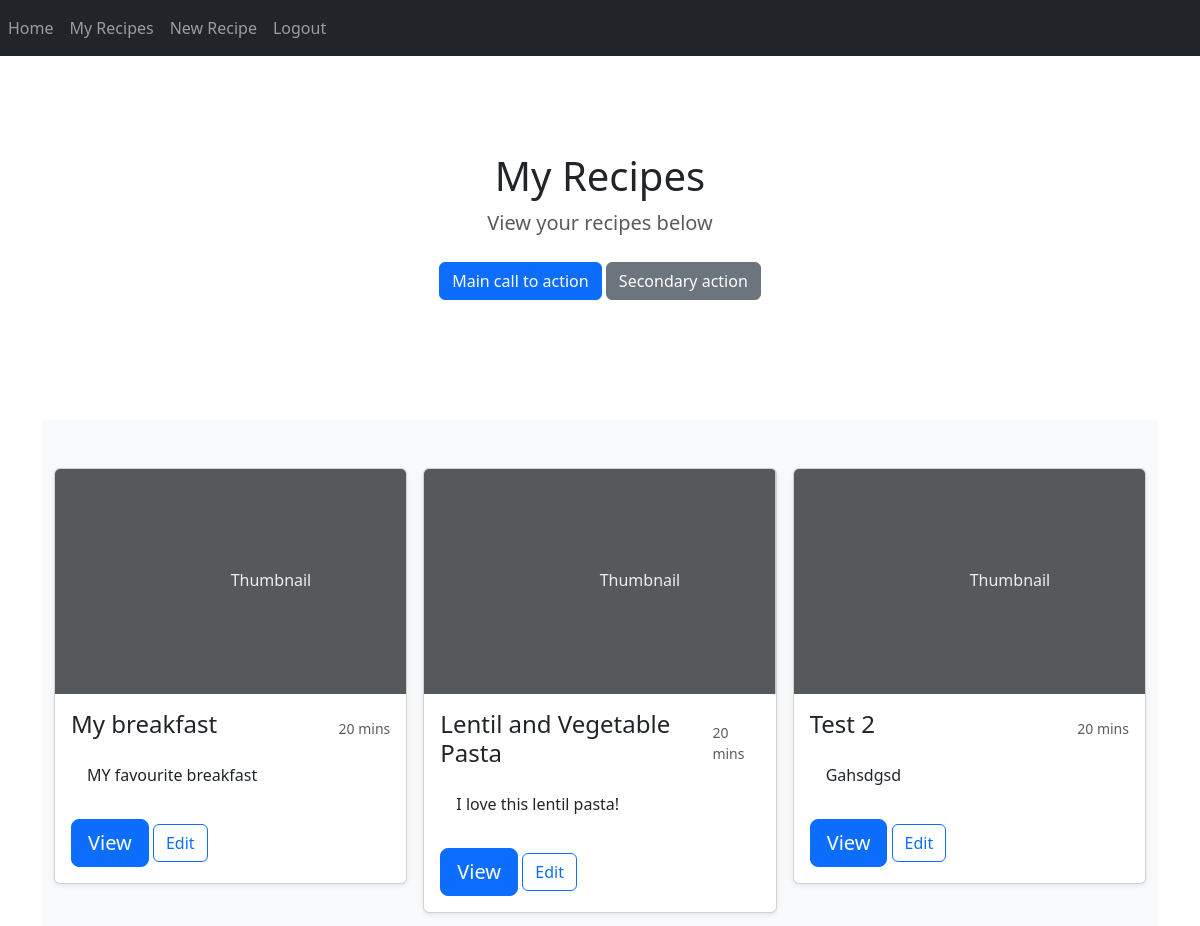
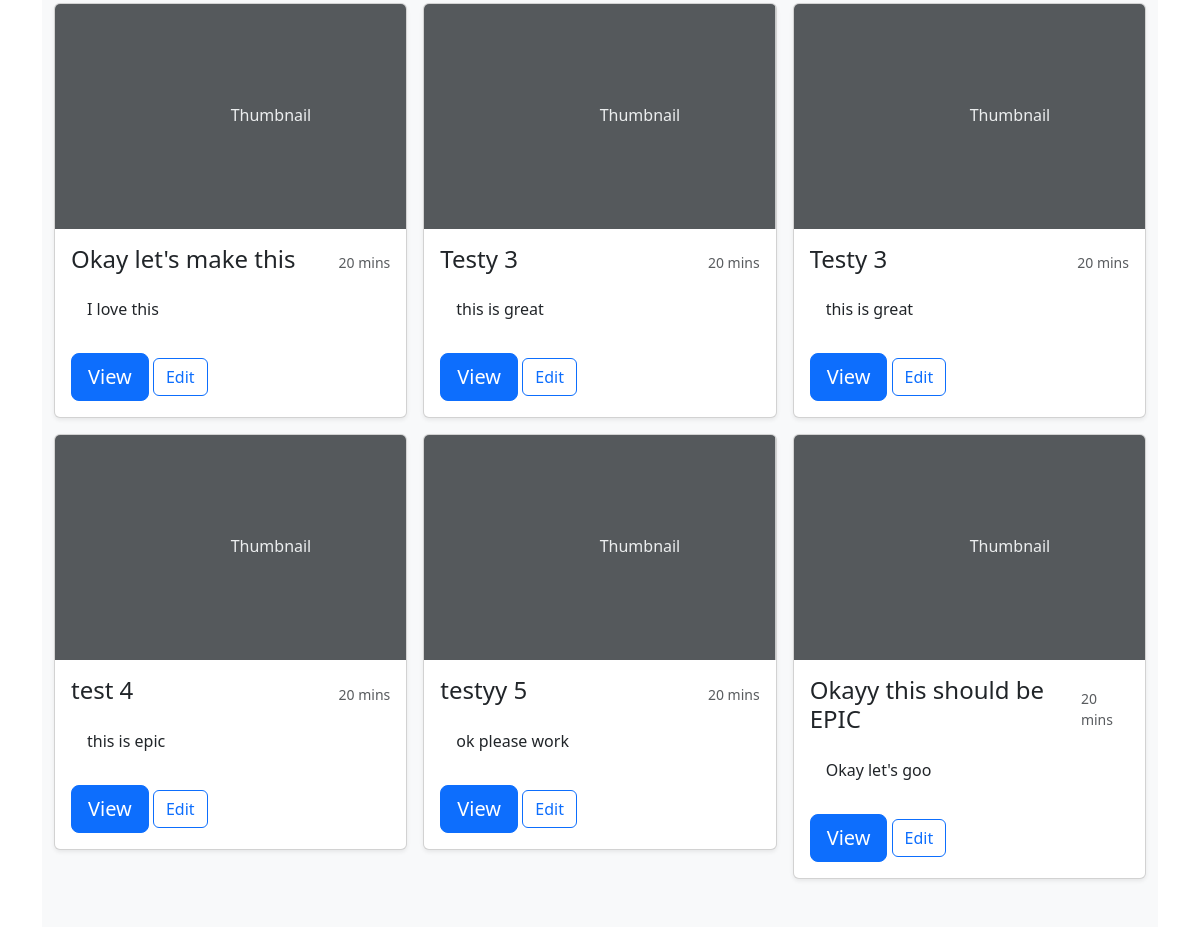
Page /my-recipes (signed in) on the committed database (2 pictures, top to bottom).
### website/models.py (models this page shows)
class Recipe(db.Model):  # type: ignore
    id = db.Column(db.Integer, primary_key=True)
    name = db.Column(db.String(64))
    formatted_name = db.Column(db.String(64))  # For html and URLs
    description = db.Column(db.String(1000))
    vegetarian = db.Column(db.Boolean)  # Dietary requirements
    vegan = db.Column(db.Boolean)
    pescatarian = db.Column(db.Boolean)
    user_id = db.Column(db.Integer, db.ForeignKey('user.id'))  # Which user created the recipe

### website/views.py (the view, shortened to what this page needs)
@views.route('/my-recipes', methods=['GET', 'POST'])
@login_required
def myRecipesPage():
    return render_template(
            "my-recipes.html",  # If you click on an 'open recipe' button in my-recipes.html it sends you to /my-recipes/<recipe_name>
            user=current_user,
            my_recipes=db.session.query(Recipe).filter(Recipe.user_id == current_user.id))

### website/templates/my-recipes.html (shortened to what this page needs)
{% extends "base.html" %} {% block title %}Home{% endblock %}
{% block content %}
<main>
    <section class="py-5 text-center container">
      <div class="row py-lg-5">
        <div class="col-lg-6 col-md-8 mx-auto">
          <h1 class="fw-light">My Recipes</h1>
          <p class="lead text-muted">View your recipes below</p>
          <p>
            <a href="#" class="btn btn-primary my-2">Main call to action</a>
            <a href="#" class="btn btn-secondary my-2">Secondary action</a>
          </p>
        </div>
      </div>
    </section>
    <div class="album py-5 bg-light">
      <div class="container">
            <div class="row row-cols-1 row-cols-sm-2 row-cols-md-3 g-3">
            {% for recipe in my_recipes %}
                <div class="col">
                    <div class="card shadow-sm">
                    <svg class="bd-placeholder-img card-img-top" width="100%" height="225" xmlns="http://www.w3.org/2000/svg" role="img" aria-label="Placeholder: Thumbnail" preserveAspectRatio="xMidYMid slice" focusable="false"><title>Placeholder</title><rect width="100%" height="100%" fill="#55595c"/><text x="50%" y="50%" fill="#eceeef" dy=".3em">Thumbnail</text></svg>
                    <div class="card-body">
                        <div class="d-flex justify-content-between align-items-center">
                            <h4 class="card-title">{{recipe.name}}</h4>
                            <small class="text-muted">20 mins</small>
                        </div>
                        <p class="card-body">{{recipe.description}}</p>
                        <div class="btn-group">
                          <form method="POST">
                            <button type="submit" name="view-or-edit" value="view" class="btn btn-lg btn-primary">View</button>
                            <button type="submit" name="view-or-edit" value="edit" class="btn btn-outline-primary">Edit</button>
                          </form>
                        </div>
                    </div>
                    </div>
                </div>
            {% endfor %}
        </div>
      </div>
    </div>
  </main>
{% endblock %}

### website/templates/base.html (shortened to what this page needs)
<!DOCTYPE html>
<html lang="en">
    <head>
        <link
            rel="stylesheet"
            href="https://stackpath.bootstrapcdn.com/font-awesome/4.7.0/css/font-awesome.min.css"
        />
        <link
            href="https://cdn.jsdelivr.net/npm/bootstrap@5.3.3/dist/css/bootstrap.min.css"
            rel="stylesheet"
            />
    </head>
    <body>
        <nav class="navbar navbar-expand-lg navbar-dark bg-dark">
            <div class="collapse navbar-collapse" id="navbar">
                <div class="navbar-nav">
                    {% if user.is_authenticated %}
                    <a class="nav-item nav-link" id="home" href="/">Home</a>
                    <a class="nav-item nav-link" id="myRecipes" href="/my-recipes">My Recipes</a>
                    <a class="nav-item nav-link" id="createRecipe" href="/create-recipe">New Recipe</a>
                    <a class="nav-item nav-link" id="logout" href="/logout">Logout</a>
                    {% else %}
                    <a class="nav-item nav-link" id="productPage" href="/product-page">Product page</a>
                    <a class="nav-item nav-link" id="login" href="/login">Login</a>
                    <a class="nav-item nav-link" id="signUp" href="/sign-up">Sign Up</a>
                    {% endif %}
                </div>
            </div>
        </nav>
        <div class="container">
            {% block content %}
            {% endblock %}
        </div>
    </body>
</html>

### rows in the picture
Recipe: name "My breakfast", description "MY favourite breakfast"
Recipe: name "Lentil and Vegetable Pasta", description "I love this lentil pasta!"
Recipe: name "Test 2", description "Gahsdgsd"
Recipe: name "Okay let's make this", description "I love this"
Recipe: name "Testy 3", description "this is great"
Recipe: name "Testy 3", description "this is great"
Recipe: name "test 4", description "this is epic"
Recipe: name "testyy 5", description "ok please work"
Recipe: name "Okayy this should be EPIC", description "Okay let's goo"
